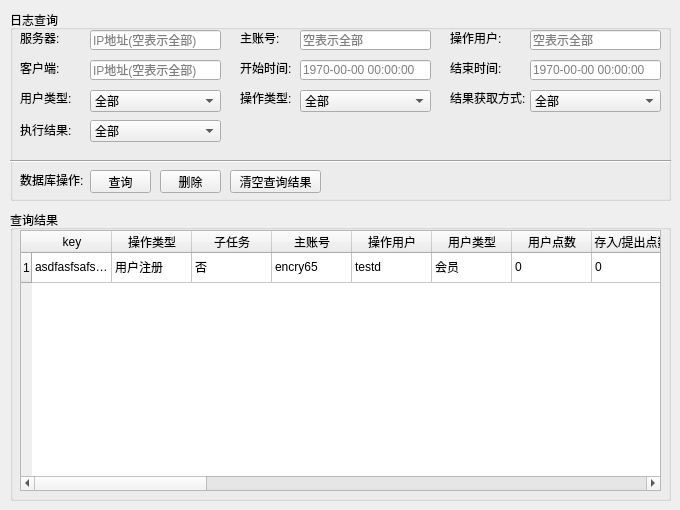
   <widget class="QWidget" name="tab_2">
    <attribute name="title">
     <string>日志管理</string>
    </attribute>
    <widget class="QGroupBox" name="groupBox_6">
     <property name="geometry">
      <rect>
       <x>10</x>
       <y>10</y>
       <width>661</width>
       <height>191</height>
      </rect>
     </property>
     <property name="title">
      <string>日志查询</string>
     </property>
     <widget class="QLabel" name="label_15">
      <property name="geometry">
       <rect>
        <x>10</x>
        <y>20</y>
        <width>61</width>
        <height>16</height>
       </rect>
      </property>
      <property name="text">
       <string>服务器:</string>
      </property>
     </widget>
     <widget class="QLabel" name="label_18">
      <property name="geometry">
       <rect>
        <x>230</x>
        <y>20</y>
        <width>51</width>
        <height>16</height>
       </rect>
      </property>
      <property name="text">
       <string>主账号:</string>
      </property>
     </widget>
     <widget class="QLineEdit" name="lineEdit_12">
      <property name="geometry">
       <rect>
        <x>290</x>
        <y>20</y>
        <width>131</width>
        <height>20</height>
       </rect>
      </property>
      <property name="placeholderText">
       <string>空表示全部</string>
      </property>
     </widget>
     <widget class="QLineEdit" name="lineEdit_13">
      <property name="geometry">
       <rect>
        <x>520</x>
        <y>20</y>
        <width>131</width>
        <height>20</height>
       </rect>
      </property>
      <property name="placeholderText">
       <string>空表示全部</string>
      </property>
     </widget>
     <widget class="QLabel" name="label_19">
      <property name="geometry">
       <rect>
        <x>440</x>
        <y>20</y>
        <width>61</width>
        <height>16</height>
       </rect>
      </property>
      <property name="text">
       <string>操作用户:</string>
      </property>
     </widget>
     <widget class="QLineEdit" name="lineEdit_14">
      <property name="geometry">
       <rect>
        <x>80</x>
        <y>20</y>
        <width>131</width>
        <height>20</height>
       </rect>
      </property>
      <property name="placeholderText">
       <string>IP地址(空表示全部)</string>
      </property>
     </widget>
     <widget class="QLineEdit" name="lineEdit_15">
      <property name="geometry">
       <rect>
        <x>80</x>
        <y>50</y>
        <width>131</width>
        <height>20</height>
       </rect>
      </property>
      <property name="text">
       <string/>
      </property>
      <property name="placeholderText">
       <string>IP地址(空表示全部)</string>
      </property>
     </widget>
     <widget class="QLabel" name="label_21">
      <property name="geometry">
       <rect>
        <x>10</x>
        <y>50</y>
        <width>61</width>
        <height>16</height>
       </rect>
      </property>
      <property name="text">
       <string>客户端:</string>
      </property>
     </widget>
     <widget class="QLineEdit" name="lineEdit_16">
      <property name="geometry">
       <rect>
        <x>290</x>
        <y>50</y>
        <width>131</width>
        <height>20</height>
       </rect>
      </property>
      <property name="placeholderText">
       <string>1970-00-00 00:00:00</string>
      </property>
     </widget>
     <widget class="QLabel" name="label_22">
      <property name="geometry">
       <rect>
        <x>230</x>
        <y>50</y>
        <width>51</width>
        <height>16</height>
       </rect>
      </property>
      <property name="text">
       <string>开始时间:</string>
      </property>
     </widget>
     <widget class="QLineEdit" name="lineEdit_17">
      <property name="geometry">
       <rect>
        <x>520</x>
        <y>50</y>
        <width>131</width>
        <height>20</height>
       </rect>
      </property>
      <property name="placeholderText">
       <string>1970-00-00 00:00:00</string>
      </property>
     </widget>
     <widget class="QLabel" name="label_23">
      <property name="geometry">
       <rect>
        <x>440</x>
        <y>50</y>
        <width>61</width>
        <height>16</height>
       </rect>
      </property>
      <property name="text">
       <string>结束时间:</string>
      </property>
     </widget>
     <widget class="QComboBox" name="comboBox_8">
      <property name="geometry">
       <rect>
        <x>80</x>
        <y>110</y>
        <width>131</width>
        <height>22</height>
       </rect>
      </property>
      <item>
       <property name="text">
        <string>全部</string>
       </property>
      </item>
      <item>
       <property name="text">
        <string>成功</string>
       </property>
      </item>
      <item>
       <property name="text">
        <string>失败</string>
       </property>
      </item>
     </widget>
     <widget class="QLabel" name="label_24">
      <property name="geometry">
       <rect>
        <x>10</x>
        <y>110</y>
        <width>61</width>
        <height>20</height>
       </rect>
      </property>
      <property name="text">
       <string>执行结果:</string>
      </property>
     </widget>
     <widget class="QComboBox" name="comboBox_7">
      <property name="geometry">
       <rect>
        <x>80</x>
        <y>80</y>
        <width>131</width>
        <height>22</height>
       </rect>
      </property>
      <item>
       <property name="text">
        <string>全部</string>
       </property>
      </item>
      <item>
       <property name="text">
        <string>会员</string>
       </property>
      </item>
      <item>
       <property name="text">
        <string>代理</string>
       </property>
      </item>
     </widget>
     <widget class="QLabel" name="label_20">
      <property name="geometry">
       <rect>
        <x>10</x>
        <y>80</y>
        <width>61</width>
        <height>16</height>
       </rect>
      </property>
      <property name="text">
       <string>用户类型:</string>
      </property>
     </widget>
     <widget class="QComboBox" name="comboBox_5">
      <property name="geometry">
       <rect>
        <x>290</x>
        <y>80</y>
        <width>131</width>
        <height>22</height>
       </rect>
      </property>
      <item>
       <property name="text">
        <string>全部</string>
       </property>
      </item>
      <item>
       <property name="text">
        <string>用户注册</string>
       </property>
      </item>
      <item>
       <property name="text">
        <string>编辑信息</string>
       </property>
      </item>
      <item>
       <property name="text">
        <string>状态切换</string>
       </property>
      </item>
      <item>
       <property name="text">
        <string>存入点数</string>
       </property>
      </item>
      <item>
       <property name="text">
        <string>提出点数</string>
       </property>
      </item>
      <item>
       <property name="text">
        <string>获取用户点数</string>
       </property>
      </item>
      <item>
       <property name="text">
        <string>获取主账号点数</string>
       </property>
      </item>
      <item>
       <property name="text">
        <string>登陆激活</string>
       </property>
      </item>
      <item>
       <property name="text">
        <string>注册激活</string>
       </property>
      </item>
      <item>
       <property name="text">
        <string>验证用户名</string>
       </property>
      </item>
      <item>
       <property name="text">
        <string>验证别名</string>
       </property>
      </item>
      <item>
       <property name="text">
        <string>同步用户名</string>
       </property>
      </item>
      <item>
       <property name="text">
        <string>同步报表</string>
       </property>
      </item>
     </widget>
     <widget class="QLabel" name="label_16">
      <property name="geometry">
       <rect>
        <x>230</x>
        <y>80</y>
        <width>51</width>
        <height>16</height>
       </rect>
      </property>
      <property name="text">
       <string>操作类型:</string>
      </property>
     </widget>
     <widget class="QComboBox" name="comboBox_6">
      <property name="geometry">
       <rect>
        <x>520</x>
        <y>80</y>
        <width>131</width>
        <height>22</height>
       </rect>
      </property>
      <item>
       <property name="text">
        <string>全部</string>
       </property>
      </item>
      <item>
       <property name="text">
        <string>get</string>
       </property>
      </item>
      <item>
       <property name="text">
        <string>post</string>
       </property>
      </item>
     </widget>
     <widget class="QLabel" name="label_17">
      <property name="geometry">
       <rect>
        <x>440</x>
        <y>80</y>
        <width>81</width>
        <height>16</height>
       </rect>
      </property>
      <property name="text">
       <string>结果获取方式:</string>
      </property>
     </widget>
     <widget class="Line" name="line">
      <property name="geometry">
       <rect>
        <x>0</x>
        <y>150</y>
        <width>661</width>
        <height>3</height>
       </rect>
      </property>
      <property name="orientation">
       <enum>Qt::Horizontal</enum>
      </property>
     </widget>
     <widget class="QLabel" name="label_25">
      <property name="geometry">
       <rect>
        <x>10</x>
        <y>160</y>
        <width>71</width>
        <height>20</height>
       </rect>
      </property>
      <property name="text">
       <string>数据库操作:</string>
      </property>
     </widget>
     <widget class="QPushButton" name="pushButton_4">
      <property name="geometry">
       <rect>
        <x>80</x>
        <y>160</y>
        <width>61</width>
        <height>23</height>
       </rect>
      </property>
      <property name="text">
       <string>查询</string>
      </property>
     </widget>
     <widget class="QPushButton" name="pushButton_5">
      <property name="geometry">
       <rect>
        <x>150</x>
        <y>160</y>
        <width>61</width>
        <height>23</height>
       </rect>
      </property>
      <property name="text">
       <string>删除</string>
      </property>
     </widget>
     <widget class="QPushButton" name="pushButton_6">
      <property name="geometry">
       <rect>
        <x>220</x>
        <y>160</y>
        <width>91</width>
        <height>23</height>
       </rect>
      </property>
      <property name="text">
       <string>清空查询结果</string>
      </property>
     </widget>
    </widget>
    <widget class="QGroupBox" name="groupBox_7">
     <property name="geometry">
      <rect>
       <x>10</x>
       <y>210</y>
       <width>661</width>
       <height>291</height>
      </rect>
     </property>
     <property name="title">
      <string>查询结果</string>
     </property>
     <widget class="QTableWidget" name="tableWidget_2">
      <property name="geometry">
       <rect>
        <x>10</x>
        <y>20</y>
        <width>641</width>
        <height>261</height>
       </rect>
      </property>
      <property name="editTriggers">
       <set>QAbstractItemView::AnyKeyPressed|QAbstractItemView::DoubleClicked|QAbstractItemView::EditKeyPressed</set>
      </property>
      <property name="selectionMode">
       <enum>QAbstractItemView::ExtendedSelection</enum>
      </property>
      <property name="selectionBehavior">
       <enum>QAbstractItemView::SelectRows</enum>
      </property>
      <property name="sortingEnabled">
       <bool>true</bool>
      </property>
      <attribute name="horizontalHeaderDefaultSectionSize">
       <number>80</number>
      </attribute>
      <attribute name="horizontalHeaderStretchLastSection">
       <bool>true</bool>
      </attribute>
      <row>
       <property name="text">
        <string>1</string>
       </property>
      </row>
      <column>
       <property name="text">
        <string>key</string>
       </property>
      </column>
      <column>
       <property name="text">
        <string>操作类型</string>
       </property>
      </column>
      <column>
       <property name="text">
        <string>子任务</string>
       </property>
      </column>
      <column>
       <property name="text">
        <string>主账号</string>
       </property>
      </column>
      <column>
       <property name="text">
        <string>操作用户</string>
       </property>
      </column>
      <column>
       <property name="text">
        <string>用户类型</string>
       </property>
      </column>
      <column>
       <property name="text">
        <string>用户点数</string>
       </property>
      </column>
      <column>
       <property name="text">
        <string>存入/提出点数</string>
       </property>
      </column>
      <column>
       <property name="text">
        <string>序号</string>
       </property>
      </column>
      <column>
       <property name="text">
        <string>页数</string>
       </property>
      </column>
      <column>
       <property name="text">
        <string>主页网址</string>
       </property>
      </column>
      <column>
       <property name="text">
        <string>回调网址</string>
       </property>
      </column>
      <column>
       <property name="text">
        <string>结果获取方式</string>
       </property>
      </column>
      <column>
       <property name="text">
        <string>网页响应信息</string>
       </property>
      </column>
      <column>
       <property name="text">
        <string>错误源文件</string>
       </property>
      </column>
      <column>
       <property name="text">
        <string>错误函数</string>
       </property>
      </column>
      <column>
       <property name="text">
        <string>错误行号</string>
       </property>
      </column>
      <column>
       <property name="text">
        <string>网页存储路径</string>
       </property>
      </column>
      <column>
       <property name="text">
        <string>错误信息</string>
       </property>
      </column>
      <column>
       <property name="text">
        <string>客户端IP</string>
       </property>
      </column>
      <column>
       <property name="text">
        <string>客户端端口</string>
       </property>
      </column>
      <column>
       <property name="text">
        <string>开始时间</string>
       </property>
      </column>
      <column>
       <property name="text">
        <string>结束时间</string>
       </property>
      </column>
      <column>
       <property name="text">
        <string>使用时间</string>
       </property>
      </column>
      <column>
       <property name="text">
        <string>执行结果</string>
       </property>
      </column>
      <item row="0" column="0">
       <property name="text">
        <string>asdfasfsafsfas</string>
       </property>
      </item>
      <item row="0" column="1">
       <property name="text">
        <string>用户注册</string>
       </property>
      </item>
      <item row="0" column="2">
       <property name="text">
        <string>否</string>
       </property>
      </item>
      <item row="0" column="3">
       <property name="text">
        <string>encry65</string>
       </property>
      </item>
      <item row="0" column="4">
       <property name="text">
        <string>testd</string>
       </property>
      </item>
      <item row="0" column="5">
       <property name="text">
        <string>会员</string>
       </property>
      </item>
      <item row="0" column="6">
       <property name="text">
        <string>0</string>
       </property>
      </item>
      <item row="0" column="7">
       <property name="text">
        <string>0</string>
       </property>
      </item>
      <item row="0" column="8">
       <property name="text">
        <string>0</string>
       </property>
      </item>
      <item row="0" column="9">
       <property name="text">
        <string>1</string>
       </property>
      </item>
      <item row="0" column="10">
       <property name="text">
        <string>https://www.88msc.net:502</string>
       </property>
      </item>
      <item row="0" column="11">
       <property name="text">
        <string>https://www.888msc.net/getsyncresult</string>
       </property>
      </item>
      <item row="0" column="12">
       <property name="text">
        <string>post</string>
       </property>
      </item>
      <item row="0" column="13">
       <property name="text">
        <string>注册成功</string>
       </property>
      </item>
      <item row="0" column="14">
       <property name="text">
        <string/>
       </property>
      </item>
      <item row="0" column="15">
       <property name="text">
        <string/>
       </property>
      </item>
      <item row="0" column="16">
       <property name="text">
        <string/>
       </property>
      </item>
      <item row="0" column="17">
       <property name="text">
        <string/>
       </property>
      </item>
      <item row="0" column="18">
       <property name="text">
        <string>成功 #0</string>
       </property>
      </item>
      <item row="0" column="19">
       <property name="text">
        <string>192.168.1.125</string>
       </property>
      </item>
      <item row="0" column="20">
       <property name="text">
        <string>33333</string>
       </property>
      </item>
      <item row="0" column="21">
       <property name="text">
        <string>2013-01-01 12:00:12</string>
       </property>
      </item>
      <item row="0" column="22">
       <property name="text">
        <string>2013-01-01 12:00:30</string>
       </property>
      </item>
      <item row="0" column="23">
       <property name="text">
        <string>18</string>
       </property>
      </item>
      <item row="0" column="24">
       <property name="text">
        <string>成功</string>
       </property>
      </item>
     </widget>
    </widget>
   </widget>
